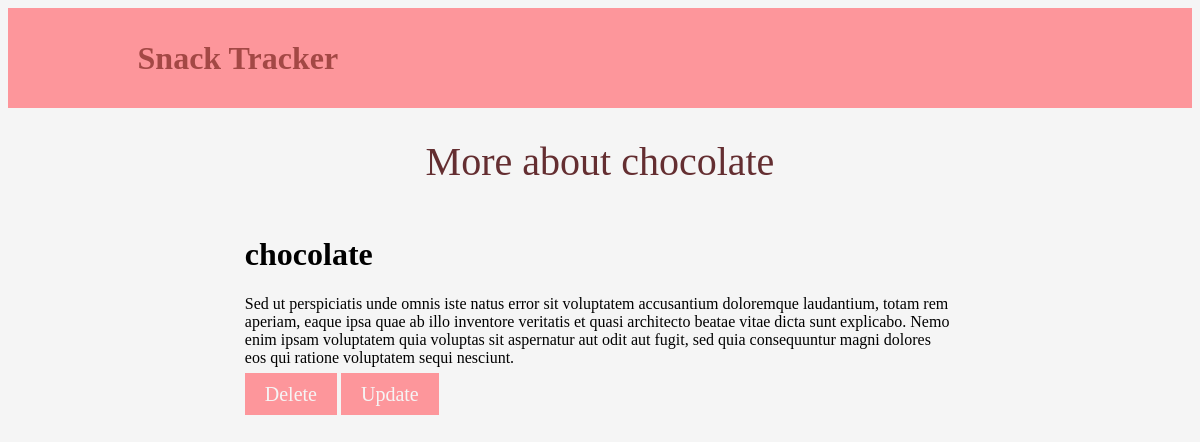
Page /2/ on the committed database.
### snacks/models.py (models this page shows, shortened)
class Snack (models.Model):
    title = models.CharField(max_length=64)
    purchaser= models.ForeignKey(get_user_model(),on_delete=CASCADE)
    description= models.TextField()

### snacks/views.py (the view)
# urls.py: path('<int:pk>/',SnackDetailView.as_view(),name="snack_detail"),
class SnackDetailView (DetailView):
    template_name = "snack_detail.html"
    model = Snack

### snacks/templates/snack_detail.html (shortened to what this page needs)
{% extends "_base.html" %}
{% block content %}
<div id="detail">
    <span>More about {{snack.title}}</span>
    <h1>{{snack.title}}</h1>
    <p>{{snack.description}}</p>
    <a href = "/{{snack.id}}/delete">Delete</a>
    <a href = "/{{snack.id}}/update">Update</a>
</div>
{% endblock %}

### snacks/static/styles/style.css (style rules this page uses)
body { background-color: whitesmoke; }
#detail { width: 60%; margin: auto; }
#detail a { text-decoration: none; padding: 10px 20px; width: 25%; height: 50px; background-color: #fd969b; border: none; color : whitesmoke; font-size: 20px; transition: 500ms; }
#detail span { display: block; font-size: 40px; text-align: center; color: #642e31; padding: 30px; }

### rows in the picture
Snack: title "chocolate", description "Sed ut perspiciatis unde omnis iste natus error sit voluptatem accusantium doloremque laudantium, totam rem aperiam, eaque ipsa quae ab illo inventore veritatis et quasi architecto beatae vitae dicta sunt explicabo. Nemo enim ipsam voluptatem quia voluptas sit aspernatur aut odit aut fugit, sed quia consequuntur magni dolores eos qui ratione voluptatem sequi nesciunt."
